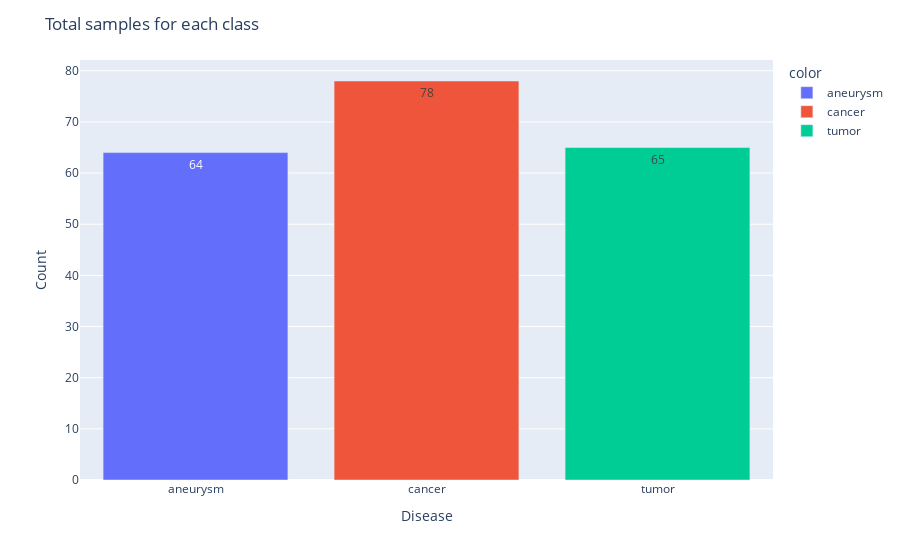

Notebook code for this chart:
### Markdown cell above
### 3. Seguimos con la parte de visualizaccion de los datos

### Code cell
# Visualizacion de los datos
import plotly.express as px
import matplotlib.pyplot as plt
import cv2


unique_classes = np.unique(y_train)
class_indices = {class_id: np.where(y_train == class_id)[0] for class_id in unique_classes}
class_indices


images_count = [len(class_indices[key]) for key in class_indices.keys()]

fig = px.bar(x=class_folder_names, y=images_count, color=class_folder_names)

fig.update_layout(xaxis_title='Disease', yaxis_title='Count', title="Total samples for each class")
fig.update_traces(texttemplate='%{y}', textposition='inside')

fig.show()

plt.figure(figsize=(12, 5))

for i, (class_id, indices) in enumerate(class_indices.items()):
    random_index = np.random.choice(indices)
    random_image = X_train[random_index] 

    plt.subplot(1, len(unique_classes), i + 1)
    plt.imshow(random_image)
    plt.title(class_folder_names[class_id])
    plt.axis('off')

plt.show()

# Define the base directory
base_dir = "archive/files/"

# Get the class folder names
class_folder_names = os.listdir(base_dir)

# Define the number of images to display for each class
images_to_display = 3

# Loop through each class
for class_id, cls in enumerate(class_folder_names):
    class_path = os.path.join(base_dir, cls)

    # Check if it's a directory
    if os.path.isdir(class_path):
        # Get a list of image files
        image_files = [file for file in os.listdir(class_path) if file.endswith('.jpg')]

        # Randomly select 'images_to_display' number of images
        selected_images = np.random.choice(image_files, images_to_display, replace=False)

        # Display the selected images for this class
        plt.figure(figsize=(15, 5))
        plt.suptitle(cls)

        for i, img_name in enumerate(selected_images):
            img_path = os.path.join(class_path, img_name)
            img = cv2.imread(img_path)
            img = cv2.cvtColor(img, cv2.COLOR_BGR2GRAY)  # Convert to grayscale
            img = img / 255.0  # Normalize to the range [0, 1]

            plt.subplot(1, images_to_display, i + 1)
            plt.imshow(img)  # Use gray colormap
            plt.axis('off')

        plt.show()

### Figure 1 — Plotly figure (JSON) as saved in the notebook; plotly's stock layout.template omitted (floating-point values rounded to 4 significant figures)
{"data": [{"alignmentgroup": "True", "hovertemplate": "color=aneurysm<br>x=%{x}<br>y=%{y}<extra></extra>", "legendgroup": "aneurysm", "marker": {"color": "#636efa", "pattern": {"shape": ""}}, "name": "aneurysm", "offsetgroup": "aneurysm", "orientation": "v", "showlegend": true, "textposition": "inside", "texttemplate": "%{y}", "type": "bar", "x": ["aneurysm"], "xaxis": "x", "y": [64], "yaxis": "y"}, {"alignmentgroup": "True", "hovertemplate": "color=cancer<br>x=%{x}<br>y=%{y}<extra></extra>", "legendgroup": "cancer", "marker": {"color": "#EF553B", "pattern": {"shape": ""}}, "name": "cancer", "offsetgroup": "cancer", "orientation": "v", "showlegend": true, "textposition": "inside", "texttemplate": "%{y}", "type": "bar", "x": ["cancer"], "xaxis": "x", "y": [78], "yaxis": "y"}, {"alignmentgroup": "True", "hovertemplate": "color=tumor<br>x=%{x}<br>y=%{y}<extra></extra>", "legendgroup": "tumor", "marker": {"color": "#00cc96", "pattern": {"shape": ""}}, "name": "tumor", "offsetgroup": "tumor", "orientation": "v", "showlegend": true, "textposition": "inside", "texttemplate": "%{y}", "type": "bar", "x": ["tumor"], "xaxis": "x", "y": [65], "yaxis": "y"}], "layout": {"barmode": "relative", "legend": {"title": {"text": "color"}, "tracegroupgap": 0}, "margin": {"t": 60}, "title": {"text": "Total samples for each class"}, "xaxis": {"anchor": "y", "domain": [0, 1], "title": {"text": "Disease"}}, "yaxis": {"anchor": "x", "domain": [0, 1], "title": {"text": "Count"}}}}
